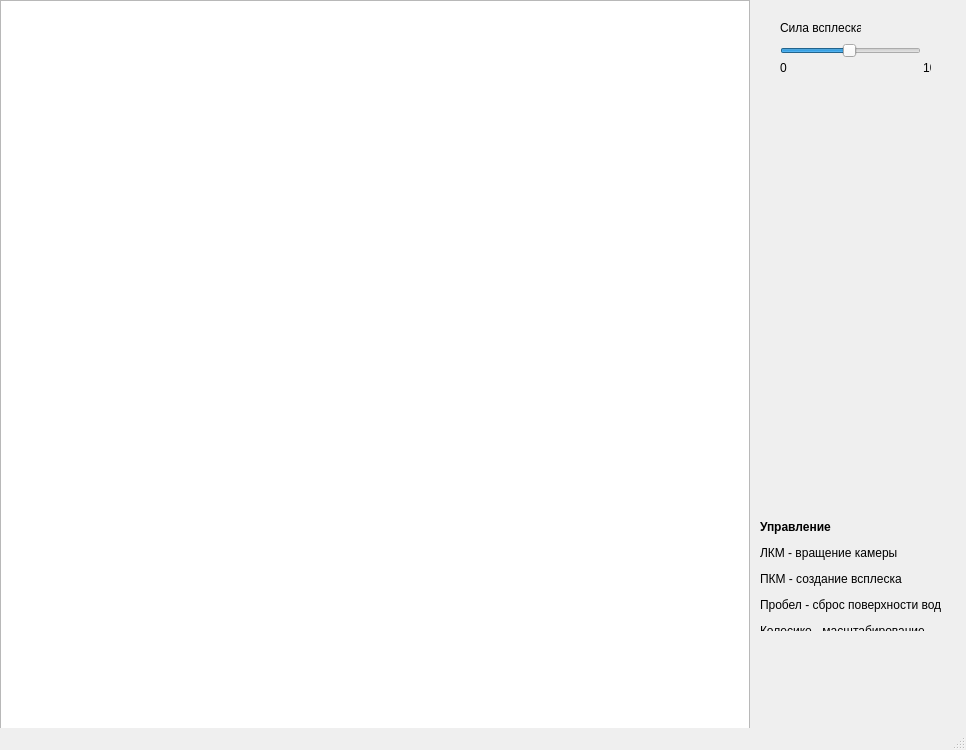
<?xml version="1.0" encoding="UTF-8"?>
<ui version="4.0">
 <class>MainWindow</class>
 <widget class="QMainWindow" name="MainWindow">
  <property name="geometry">
   <rect>
    <x>0</x>
    <y>0</y>
    <width>966</width>
    <height>750</height>
   </rect>
  </property>
  <property name="windowTitle">
   <string>Моделирование поверхности мелкой воды</string>
  </property>
  <widget class="QWidget" name="centralWidget">
   <widget class="MGraphicsView" name="graphicsView">
    <property name="geometry">
     <rect>
      <x>0</x>
      <y>0</y>
      <width>750</width>
      <height>750</height>
     </rect>
    </property>
    <property name="mouseTracking">
     <bool>false</bool>
    </property>
    <property name="verticalScrollBarPolicy">
     <enum>Qt::ScrollBarAsNeeded</enum>
    </property>
    <property name="horizontalScrollBarPolicy">
     <enum>Qt::ScrollBarAsNeeded</enum>
    </property>
   </widget>
   <widget class="QSlider" name="powerSlider">
    <property name="geometry">
     <rect>
      <x>780</x>
      <y>40</y>
      <width>141</width>
      <height>22</height>
     </rect>
    </property>
    <property name="minimum">
     <number>1</number>
    </property>
    <property name="maximum">
     <number>100</number>
    </property>
    <property name="value">
     <number>50</number>
    </property>
    <property name="orientation">
     <enum>Qt::Horizontal</enum>
    </property>
    <property name="invertedAppearance">
     <bool>false</bool>
    </property>
    <property name="invertedControls">
     <bool>false</bool>
    </property>
   </widget>
   <widget class="QLabel" name="label">
    <property name="geometry">
     <rect>
      <x>780</x>
      <y>20</y>
      <width>81</width>
      <height>16</height>
     </rect>
    </property>
    <property name="text">
     <string>Сила всплеска</string>
    </property>
   </widget>
   <widget class="QLabel" name="label_2">
    <property name="geometry">
     <rect>
      <x>780</x>
      <y>60</y>
      <width>151</width>
      <height>16</height>
     </rect>
    </property>
    <property name="text">
     <string>0                                         10</string>
    </property>
   </widget>
   <widget class="QLabel" name="label_3">
    <property name="geometry">
     <rect>
      <x>760</x>
      <y>520</y>
      <width>181</width>
      <height>111</height>
     </rect>
    </property>
    <property name="text">
     <string>&lt;html&gt;&lt;head/&gt;&lt;body&gt;&lt;p&gt;&lt;span style=&quot; font-weight:600;&quot;&gt;Управление&lt;/span&gt;&lt;/p&gt;&lt;p&gt;ЛКМ - вращение камеры&lt;/p&gt;&lt;p&gt;ПКМ - создание всплеска&lt;/p&gt;&lt;p&gt;Пробел - сброс поверхности воды&lt;/p&gt;&lt;p&gt;Колесико - масштабирование&lt;/p&gt;&lt;/body&gt;&lt;/html&gt;</string>
    </property>
   </widget>
  </widget>
  <widget class="QStatusBar" name="statusBar"/>
 </widget>
 <layoutdefault spacing="6" margin="11"/>
 <customwidgets>
  <customwidget>
   <class>MGraphicsView</class>
   <extends>QGraphicsView</extends>
   <header location="global">mgraphicsview.h</header>
  </customwidget>
 </customwidgets>
 <resources/>
 <connections/>
</ui>
